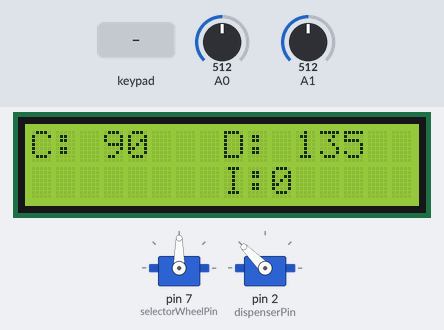
The sketch below on a simulated Arduino Mega 2560, built with avr-gcc and run on an emulated ATmega2560. Shown: 2 × servo, 16×2 character LCD. The test bench sets the inputs (shaded band); at power-on: A0 = 512, A1 = 512.

Above: at 1.2 s.
1.3 s: keypad keys 3 8 4 0 4 2 4 4 # pressed 0.4 s apart
At 5.5 s:
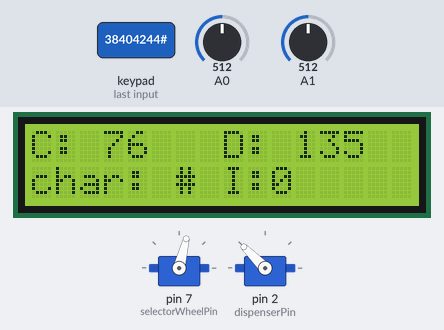
6.4 s: key 'A' pressed
At 8.0 s:
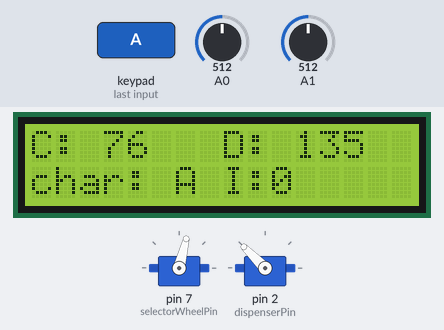
8.7 s: keypad keys 4 6 4 8 5 0 5 2 * pressed 0.4 s apart
At 12.2 s:
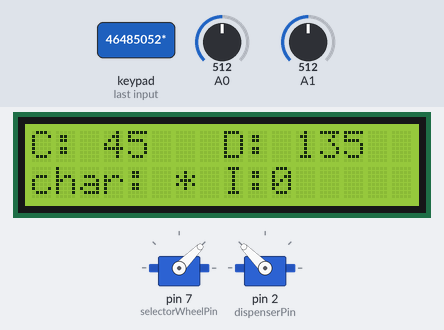
13.8 s: keypad keys 1 3 9 7 2 2 2 2 D pressed 0.4 s apart
At 16.1 s:
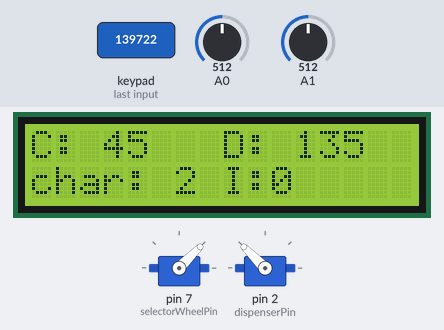
18.9 s: key 'B' pressed
At 20.0 s:
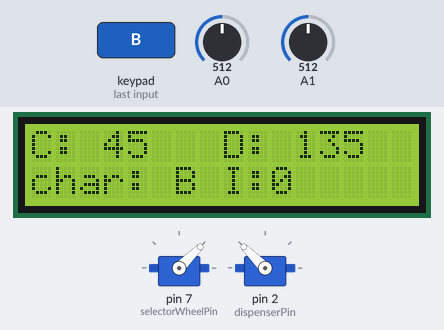
20.4 s: key 'C' pressed
At 21.2 s:
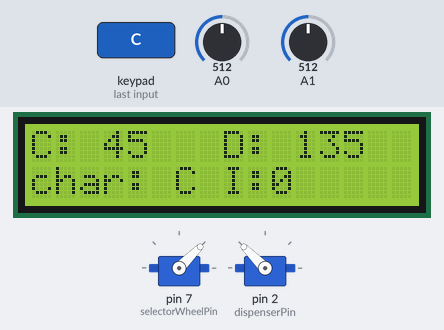
Timing chart, 0 to 22.9 s (numbered marks = the images above; inputs shaded):
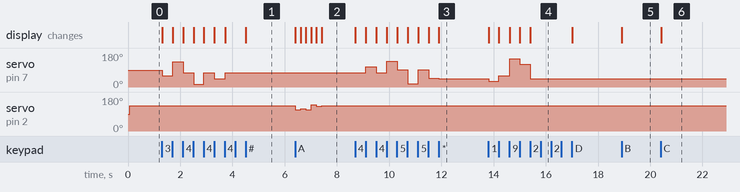

Measured:
- after the input at 1.3 s, servo on pin 7 (selectorWheelPin): 90° → 60° at once, → 135° 0.39 s later, → 75° 0.40 s later, → 15° 0.40 s later, … (8 changes in this stretch); the display: first changes at once (image 1 shows a later state)
- after the input at 6.4 s, servo on pin 2 (dispenserPin): 135° → 112° at once, → 118° 0.20 s later, → 112° 0.20 s later, → 138° 0.20 s later, … (6 changes in this stretch); the display: first changes at once (image 2 shows a later state)
- after the input at 8.7 s, servo on pin 7 (selectorWheelPin): 76° → 106° after 0.41 s, → 76° 0.40 s later, → 136° 0.40 s later, → 91° 0.40 s later, … (8 changes in this stretch); the display: first changes at once (image 3 shows a later state)
- after the input at 13.8 s, servo on pin 7 (selectorWheelPin): 45° → 30° at once, → 60° 0.39 s later, → 150° 0.40 s later, → 120° 0.40 s later, … (5 changes in this stretch); the display: first changes at once (image 4 shows a later state)
- after the input at 18.9 s, the display: changes at once (image 5)
- after the input at 20.4 s, the display: changes at once (image 6)

The sketch:

fusion-bead-printer.ino
```cpp
#include <AccelStepper.h>
#include <Servo.h>
#include <LiquidCrystal.h>
#include <Keypad.h>


 //Test
#define HALFSTEP 8

// Motor pin definitions
#define motorPin1  3     // IN1 on the ULN2003 driver 1
#define motorPin2  4     // IN2 on the ULN2003 driver 1
#define motorPin3  5     // IN3 on the ULN2003 driver 1
#define motorPin4  6     // IN4 on the ULN2003 driver 1

//Servo pins
#define selectorWheelPin 7
#define dispenserPin 2

//Keypad config
const byte ROWS = 4; //four rows
const byte COLS = 4; //four columns
//define the symbols on the buttons of the keypads
char hexaKeys[ROWS][COLS] = {
  {'1','2','3','A'},
  {'4','5','6','B'},
  {'7','8','9','C'},
  {'*','0','#','D'}
};

byte rowPins[ROWS] = {38, 40, 42, 44};
//connect to the row pinouts of the keypad
byte colPins[COLS] = {46, 48, 50, 52};
//connect to the column pinouts of the keypad
//initialize an instance of class NewKeypad
Keypad keypad = Keypad( makeKeymap(hexaKeys), rowPins, colPins, ROWS, COLS);


// Initialize stepper with pin sequence IN1-IN3-IN2-IN4 for using the AccelStepper with 28BYJ-48
AccelStepper stepper1(HALFSTEP, motorPin1, motorPin3, motorPin2, motorPin4);

// initialize LCD interface pin
// with the arduino pin number it is connected to
const int rs = 13, en = 12, d4 = 11, d5 = 10, d6 = 9, d7 = 8;
LiquidCrystal lcd(rs, en, d4, d5, d6, d7);

Servo colorWheelServo;
Servo dispenserServo;

//These globals are scary, need to compartmentalise these better
int dispenserStateIndex = 0;
unsigned long dispenserStateTimer = millis(); //Avoid delay() that holds up the main loop
const int dispenserStepDelay = 200;
const int dispenserDrop = 135;
const int dispenserPickup = 115;
const int dispenserShoogleFactor = 3;
int dispenserState[6] = {
  dispenserDrop, //0 Drop location
  dispenserPickup - dispenserShoogleFactor, //1 Far pickup location
  dispenserPickup + dispenserShoogleFactor, //2 Pickup jiggle
  dispenserPickup - dispenserShoogleFactor, //3 Far pickup jiggle
  dispenserDrop + dispenserShoogleFactor, //4 Far dropoff
  dispenserDrop - dispenserShoogleFactor //5 Dropoff jiggle
};

int colorSelection = 5;
int colorWheelStep = 15; //Degrees between each position
int colorWheelAdjustment = 0;

void setup() {
  stepper1.setMaxSpeed(5000.0);
  stepper1.setAcceleration(10.0);
  stepper1.setSpeed(0);
  // stepper1.moveTo(20000);
  colorWheelServo.attach(selectorWheelPin);
  dispenserServo.attach(dispenserPin);

  // set up the LCD's number of columns and rows:
  lcd.begin(16, 2);

  //Keypad
  Serial.begin(9600);

}//--(end setup )---

void loop() {

  // stepper speed pot:
  int sensorReading = analogRead(A0);
  // stepper speed mapping
  int motorSpeed = map(sensorReading, 0, 1023, -5000, 5000);
  stepper1.setSpeed(0);
  stepper1.run();

  //Analog input for various uses
  int analogIn = analogRead(A1);
  int analogMapped = map(analogIn, 0, 1023, 0, 180);

  char key = keypad.getKey();
  if (keypad.keyStateChanged()) {
    //Dispenser servo
    if (key == 'A') {
      dispenserStateIndex = 1;
      dispenserStateTimer = millis();
    } else if (isDigit(key)) {
      colorSelection = key - '0';
    } else if (key == '*') {
      colorWheelAdjustment--;
    } else if (key == '#') {
      colorWheelAdjustment++;
    }
  }


  int colorWheelTargetPosition = updateColorServo();
  updateDispenserServo();
  updateLcd(colorWheelTargetPosition, key);
}

int updateColorServo() {
    //Color selector servo:
  int colorWheelServoPos = colorWheelAdjustment + colorWheelStep + (colorSelection * colorWheelStep);
  //int colorWheelServoPos = 90;//90 + colorWheelOffset;
  colorWheelServo.write(colorWheelServoPos);
  return colorWheelServoPos;
}

void updateDispenserServo() {
  //dispenserServo.write(115);
  dispenserServo.write(dispenserState[dispenserStateIndex]);
  //dispenserServo.write(analogMapped);
  if (dispenserStateIndex != 0 && (millis() - dispenserStateTimer) > dispenserStepDelay) {
    dispenserStateTimer = millis();
    dispenserStateIndex = (dispenserStateIndex + 1) % 6;
  }
}

void updateLcd(int colorWheelTargetPosition, char key) {
  //lcd.clear();
  lcd.setCursor(0, 0);
  lcd.print("C: ");
  lcd.print(colorWheelTargetPosition);
  lcd.print(" ");
  lcd.setCursor(7, 0);
  lcd.print(" D: ");
  //lcd.print(analogMapped);
  lcd.print(dispenserState[dispenserStateIndex]);
  lcd.print(" ");
  if (key) {
    lcd.setCursor(0, 1);
    lcd.print("char: ");
    lcd.print(key);
  }
  lcd.setCursor(7, 1);
  lcd.print(" I:");
  lcd.print(dispenserStateIndex);

  lcd.display();
}
```
